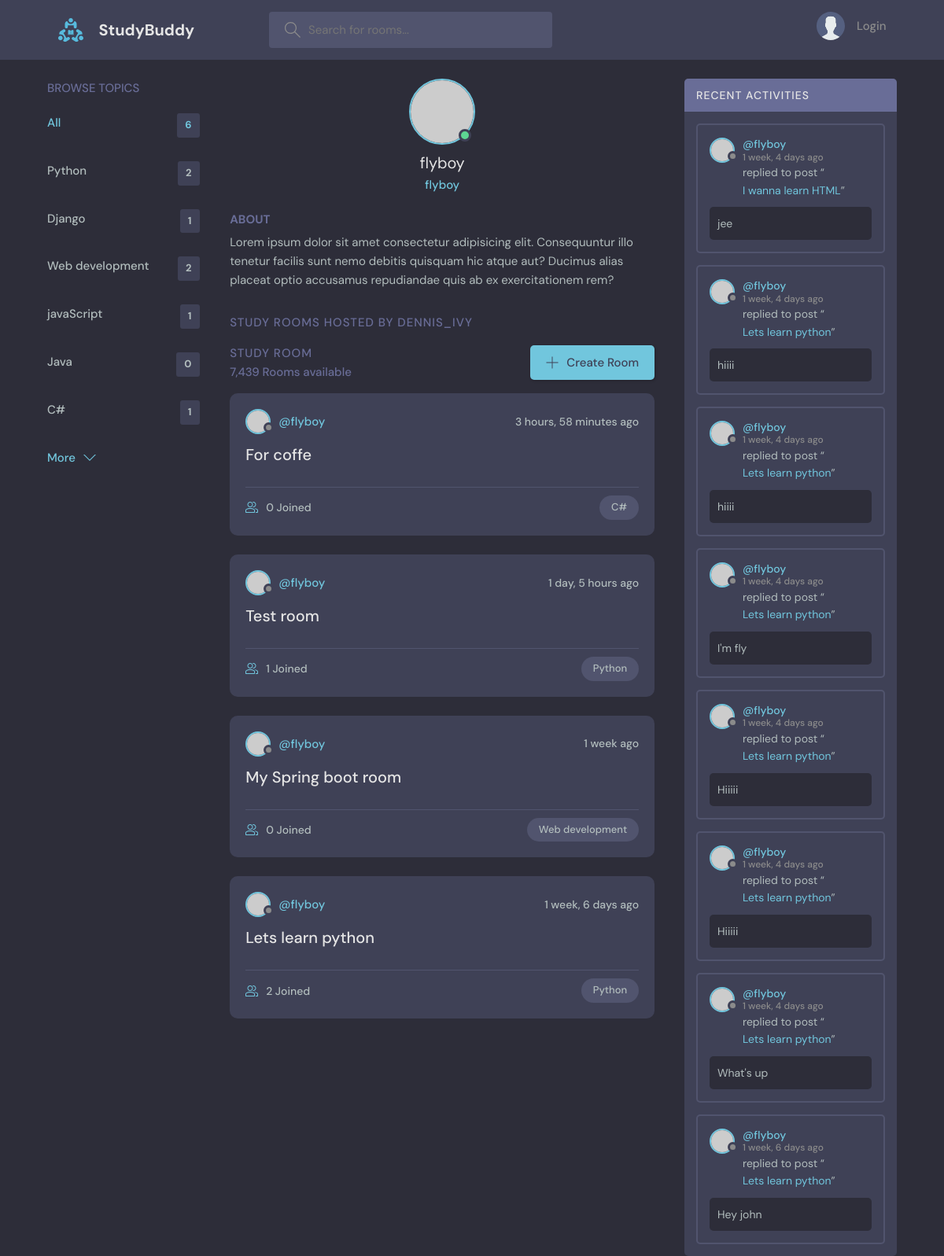
The app's page /profile/1 with its own data.
### base/models.py (models this page shows, shortened)
class Topic(models.Model):
    name = models.CharField(max_length=200)
    updated = models.DateTimeField(auto_now=True)
    created = models.DateTimeField(auto_now_add=True)

class Room(models.Model):
    name = models.CharField(max_length=200)
    description = models.TextField(null=True, blank=True)
    host = models.ForeignKey(User, on_delete=models.SET_NULL, null=True)
    topic = models.ForeignKey(Topic, on_delete=models.SET_NULL, null=True)
    participants = models.ManyToManyField(User, related_name="participants")
    updated = models.DateTimeField(auto_now=True)
    created = models.DateTimeField(auto_now_add=True)
    class Meta:
        ordering = ['-updated', '-created']
    def __str__(self) -> str:
        return str(self.name)

class Message(models.Model):
    user = models.ForeignKey(User, on_delete=models.CASCADE)
    room = models.ForeignKey(Room, on_delete=models.CASCADE)
    body = models.TextField()
    updated = models.DateTimeField(auto_now=True)
    created = models.DateTimeField(auto_now_add=True)
    class Meta:
        ordering = ['-created', '-updated']

### base/views.py (the view)
# urls.py: path('profile/<str:pk>', views.user_profile, name='user-profile'),
def user_profile(request, pk):
    user = User.objects.get(id=pk)
    rooms = user.room_set.all()
    rooms_messages = user.message_set.all()
    topics = Topic.objects.all()
    context = {
        "user": user,
        "rooms": rooms,
        "topics": topics,
        "rooms_messages": rooms_messages,
    }
    return render(request, "base/profile.html", context)

### base/templates/base/profile.html (shortened to what this page needs)
{% extends 'main.html' %}
{% block content %}
    <main class="profile-page layout layout--3">
        <div class="container">
            {% include 'base/topics_component.html' %}
            <div class="roomList">
                <div class="profile">
                    <div class="profile__avatar">
                        <div class="avatar avatar--large active">
                            <img src="https://randomuser.me/api/portraits/men/11.jpg"/>
                        </div>
                    </div>
                    <div class="profile__info">
                        <h3>{{ user.username }}</h3>
                        <p>{{ user.username }}</p>
                    </div>
                    <div class="profile__about">
                        <h3>About</h3>
                        <p>
                            Lorem ipsum dolor sit amet consectetur adipisicing elit. Consequuntur illo tenetur
                            facilis sunt nemo debitis quisquam hic atque aut? Ducimus alias placeat optio
                            accusamus repudiandae quis ab ex exercitationem rem?
                        </p>
                    </div>
                </div>
                <div class="roomList__header">
                    <div>
                        <h2>Study Rooms Hosted by dennis_ivy</a>
                        </h2>
                    </div>
                </div>
                <div class="roomList">
                    <div class="roomList__header">
                        <div>
                            <h2>Study Room</h2>
                            <p>7,439 Rooms available</p>
                        </div>
                        <a class="btn btn--main" href="{% url 'room-create' %}">
                            <svg version="1.1" xmlns="http://www.w3.org/2000/svg" width="32" height="32"
                                 viewBox="0 0 32 32">
                                <title>add</title>
                                <path
                                        d="M16.943 0.943h-1.885v14.115h-14.115v1.885h14.115v14.115h1.885v-14.115h14.115v-1.885h-14.115v-14.115z"
                                ></path>
                            </svg>
                            Create Room
                        </a>
                    </div>
                    {% include 'base/feed_component.html' %}
                </div>
            </div>
            {% include 'base/activity_component.html' %}
        </div>
    </main>
{% endblock %}

### base/templates/base/topics_component.html
<div class="topics">
    <div class="topics__header">
        <h2>Browse Topics</h2>
    </div>
    <ul class="topics__list">
        <li>
            <a href="{% url 'home' %}" class="active">All <span>{{ topics.count }}</span></a>
        </li>
        {% for topic in topics %}
            <li>
                <a href="{% url 'home' %}?q={{ topic.name }}">{{ topic.name }}
                    <span>{{ topic.room_set.all.count }}</span></a>
            </li>
        {% endfor %}
    </ul>
    <a class="btn btn--link" href="../../../theme/topics.html">
        More
        <svg version="1.1" xmlns="http://www.w3.org/2000/svg" width="32" height="32" viewBox="0 0 32 32">
            <title>chevron-down</title>
            <path d="M16 21l-13-13h-3l16 16 16-16h-3l-13 13z"></path>
        </svg>
    </a>
</div>

### base/templates/base/feed_component.html (shortened to what this page needs)
{% for room in rooms %}
    <div class="roomListRoom">
        <div class="roomListRoom__header">
            <a href="{% url 'user-profile' room.host.id %}" class="roomListRoom__author">
                <div class="avatar avatar--small">
                    <img src="https://randomuser.me/api/portraits/women/11.jpg"/>
                </div>
                <span>@{{ room.host.username }}</span>
            </a>
            <div class="roomListRoom__actions">
                <span>{{ room.created|timesince }} ago</span>
            </div>
        </div>
        <div class="roomListRoom__content">
            <a href="{% url 'room-detail' room.id %}">{{ room.name }}</a>
        </div>
        <div class="roomListRoom__meta">
            <a href="{% url 'room-detail' room.id %}" class="roomListRoom__joined">
                {{ room.participants.all.count }} Joined
            </a>
            <p class="roomListRoom__topic">{{ room.topic.name }}</p>
        </div>
    </div>
{% endfor %}

### base/templates/base/activity_component.html (shortened to what this page needs)
<div class="activities">
    <div class="activities__header">
        <h2>Recent Activities</h2>
    </div>
    {% for message in rooms_messages %}
        <div class="activities__box">
            <div class="activities__boxHeader roomListRoom__header">
                <a href="{% url 'user-profile' message.user.id %}" class="roomListRoom__author">
                    <div class="avatar avatar--small">
                        <img src="https://randomuser.me/api/portraits/women/11.jpg"/>
                    </div>
                    <p>
                        @{{ message.user }}
                        <span>{{ message.created|timesince }} ago</span>
                    </p>
                </a>
            </div>
            <div class="activities__boxContent">
                <p>replied to post “<a href="{% url 'room-detail' message.room.id %}">{{ message.room }}</a>”
                </p>
                <div class="activities__boxRoomContent">
                    {{ message.body }}
                </div>
            </div>
        </div>
    {% endfor %}
</div>

### records on screen
Topic: name "Python", room_set.all.count "2"
Topic: name "Django", room_set.all.count "1"
Topic: name "Web development", room_set.all.count "2"
Topic: name "javaScript", room_set.all.count "1"
Topic: name "Java", room_set.all.count "0"
Topic: name "C#", room_set.all.count "1"
Room: host.username "flyboy", created "3 hours, 58 minutes", name "For coffe", participants.all.count "0", topic.name "C#"
Room: host.username "flyboy", created "1 day, 5 hours", name "Test room", participants.all.count "1", topic.name "Python"
Room: host.username "flyboy", created "1 week", name "My Spring boot room", participants.all.count "0", topic.name "Web development"
Room: host.username "flyboy", created "1 week, 6 days", name "Lets learn python", participants.all.count "2", topic.name "Python"
Message: user "flyboy", created "1 week, 4 days", room "I wanna learn HTML", body "jee"
Message: user "flyboy", created "1 week, 4 days", room "Lets learn python", body "hiiii"
Message: user "flyboy", created "1 week, 4 days", room "Lets learn python", body "hiiii"
Message: user "flyboy", created "1 week, 4 days", room "Lets learn python", body "I'm fly"
Message: user "flyboy", created "1 week, 4 days", room "Lets learn python", body "Hiiiii"
Message: user "flyboy", created "1 week, 4 days", room "Lets learn python", body "Hiiiii"
Message: user "flyboy", created "1 week, 4 days", room "Lets learn python", body "What's up"
Message: user "flyboy", created "1 week, 6 days", room "Lets learn python", body "Hey john"

### other values on screen
{{ topics.count }} "6"
{{ user.username }} "flyboy"
